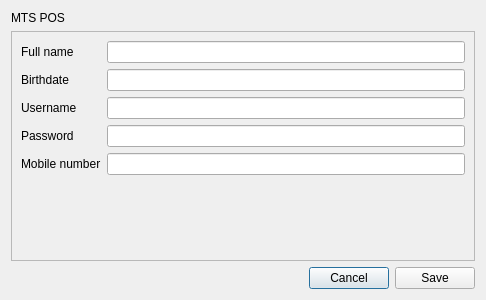
<?xml version="1.0" encoding="UTF-8"?>
<ui version="4.0">
 <class>DialogUserConfig</class>
 <widget class="QDialog" name="DialogUserConfig">
  <property name="geometry">
   <rect>
    <x>0</x>
    <y>0</y>
    <width>486</width>
    <height>300</height>
   </rect>
  </property>
  <property name="windowTitle">
   <string>Dialog</string>
  </property>
  <layout class="QVBoxLayout" name="verticalLayout">
   <item>
    <widget class="QLabel" name="label_6">
     <property name="sizePolicy">
      <sizepolicy hsizetype="Preferred" vsizetype="Fixed">
       <horstretch>0</horstretch>
       <verstretch>0</verstretch>
      </sizepolicy>
     </property>
     <property name="text">
      <string>MTS POS</string>
     </property>
    </widget>
   </item>
   <item>
    <widget class="QScrollArea" name="scrollArea">
     <property name="widgetResizable">
      <bool>true</bool>
     </property>
     <widget class="QWidget" name="scrollAreaWidgetContents">
      <property name="geometry">
       <rect>
        <x>0</x>
        <y>0</y>
        <width>466</width>
        <height>230</height>
       </rect>
      </property>
      <layout class="QFormLayout" name="formLayout">
       <item row="0" column="0">
        <widget class="QLabel" name="label_4">
         <property name="text">
          <string>Full name</string>
         </property>
        </widget>
       </item>
       <item row="0" column="1">
        <widget class="QLineEdit" name="lineEditFullName"/>
       </item>
       <item row="1" column="0">
        <widget class="QLabel" name="label_5">
         <property name="text">
          <string>Birthdate</string>
         </property>
        </widget>
       </item>
       <item row="1" column="1">
        <widget class="QLineEdit" name="lineEditBirthDate"/>
       </item>
       <item row="2" column="0">
        <widget class="QLabel" name="label">
         <property name="text">
          <string>Username</string>
         </property>
        </widget>
       </item>
       <item row="2" column="1">
        <widget class="QLineEdit" name="lineEditBirthDate_2"/>
       </item>
       <item row="3" column="0">
        <widget class="QLabel" name="label_2">
         <property name="text">
          <string>Password</string>
         </property>
        </widget>
       </item>
       <item row="3" column="1">
        <widget class="QLineEdit" name="lineEditPassword"/>
       </item>
       <item row="4" column="0">
        <widget class="QLabel" name="label_3">
         <property name="text">
          <string>Mobile number</string>
         </property>
        </widget>
       </item>
       <item row="4" column="1">
        <widget class="QLineEdit" name="lineEditMobileNumber"/>
       </item>
      </layout>
     </widget>
    </widget>
   </item>
   <item>
    <layout class="QHBoxLayout" name="horizontalLayout">
     <item>
      <spacer name="horizontalSpacer">
       <property name="orientation">
        <enum>Qt::Horizontal</enum>
       </property>
       <property name="sizeHint" stdset="0">
        <size>
         <width>40</width>
         <height>20</height>
        </size>
       </property>
      </spacer>
     </item>
     <item>
      <widget class="QPushButton" name="pushButtonCancel">
       <property name="text">
        <string>Cancel</string>
       </property>
      </widget>
     </item>
     <item>
      <widget class="QPushButton" name="pushButtonCreate">
       <property name="text">
        <string>Save</string>
       </property>
      </widget>
     </item>
    </layout>
   </item>
  </layout>
 </widget>
 <resources/>
 <connections/>
</ui>
